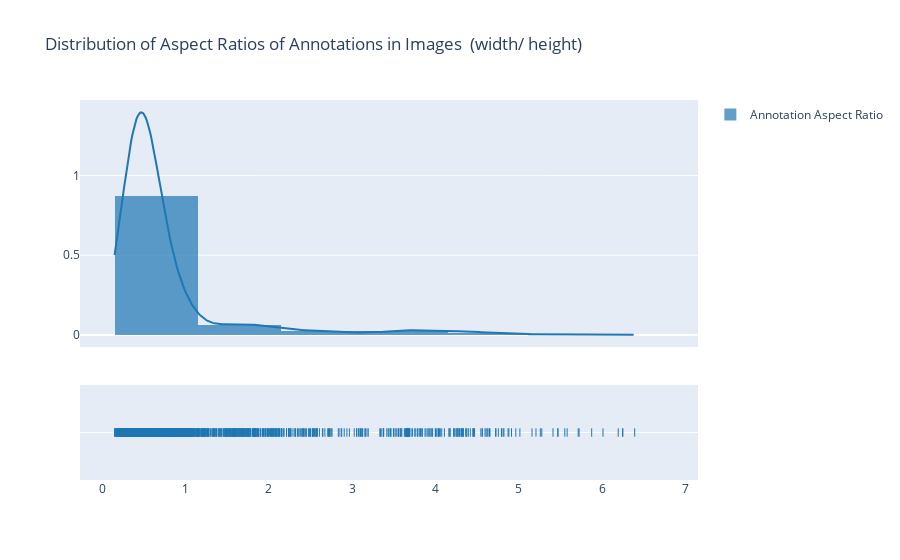

The code cell stored with this chart in its notebook:
### Code cell
from collections import defaultdict
import xml.etree.ElementTree as ET
import xmltodict
import json
import os

annotation_aspect_ratios = []

for i in os.walk('/home/sumit-tyagi/sumit-ssd/sumit/data/annotations'):
    #print(i[2])
    for j in i[2]:
        tree = ET.parse('/home/sumit-tyagi/sumit-ssd/sumit/data/annotations/'+j)
        xml_data = tree.getroot()
        xmlstr = ET.tostring(xml_data, encoding='utf-8', method='xml')

        data_dict = dict(xmltodict.parse(xmlstr))
        for i in data_dict['annotation']['object']:
            annotation_aspect_ratios.append((float(i['bndbox']['xmax']) - float(i['bndbox']['xmin']))/ ((float(i['bndbox']['ymax']) - float(i['bndbox']['ymin']))))


import plotly.figure_factory as ff


hist_data = [annotation_aspect_ratios]
group_labels = ['Annotation Aspect Ratio'] # name of the dataset

fig = ff.create_distplot(hist_data, group_labels)
fig.update_layout(title={'text': 'Distribution of Aspect Ratios of Annotations in Images  (width/ height)'})
fig.write_html('/home/sumit-tyagi/sumit-ssd/sumit/eda/story-telling/distribution_of__annotations_aspect_ratio_of_images.html')
fig.show()

### Figure 1 — Plotly figure (JSON) as saved in the notebook; plotly's stock layout.template omitted (floating-point values rounded to 4 significant figures; data arrays with more than 128 entries replaced by an {"elided": "..."} marker saying what was removed)
{"data": [{"autobinx": false, "histnorm": "probability density", "legendgroup": "Annotation Aspect Ratio", "marker": {"color": "rgb(31, 119, 180)"}, "name": "Annotation Aspect Ratio", "opacity": 0.7, "type": "histogram", "x": {"elided": "3220 float values"}, "xaxis": "x", "xbins": {"end": 6.391, "size": 1, "start": 0.1508}, "yaxis": "y"}, {"legendgroup": "Annotation Aspect Ratio", "marker": {"color": "rgb(31, 119, 180)"}, "mode": "lines", "name": "Annotation Aspect Ratio", "showlegend": false, "type": "scatter", "x": {"elided": "500 float values"}, "xaxis": "x", "y": {"elided": "500 float values"}, "yaxis": "y"}, {"legendgroup": "Annotation Aspect Ratio", "marker": {"color": "rgb(31, 119, 180)", "symbol": "line-ns-open"}, "mode": "markers", "name": "Annotation Aspect Ratio", "showlegend": false, "type": "scatter", "x": {"elided": "3220 float values"}, "xaxis": "x", "y": {"elided": "3220 str values"}, "yaxis": "y2"}], "layout": {"barmode": "overlay", "hovermode": "closest", "legend": {"traceorder": "reversed"}, "title": {"text": "Distribution of Aspect Ratios of Annotations in Images  (width/ height)"}, "xaxis": {"anchor": "y2", "domain": [0, 1], "zeroline": false}, "yaxis": {"anchor": "free", "domain": [0.35, 1], "position": 0}, "yaxis2": {"anchor": "x", "domain": [0, 0.25], "dtick": 1, "showticklabels": false}}}
